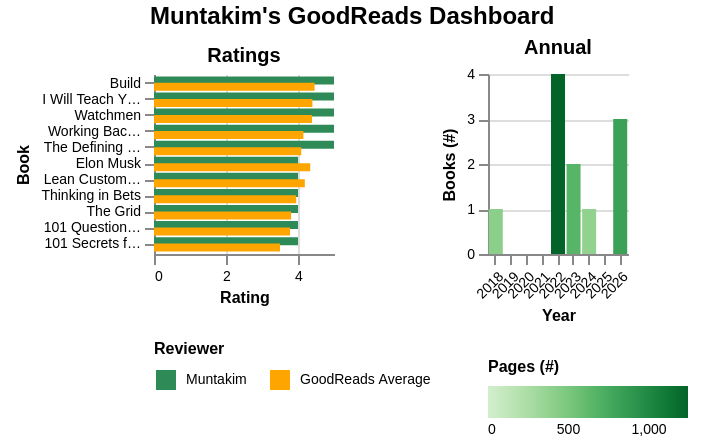

Here is the Vega-Lite specification saved for this chart:
### Vega-Lite specification from a JSON file in a GitHub repository (floating-point values rounded to 4 significant figures)
{"config": {"view": {"continuousWidth": 300, "continuousHeight": 300, "strokeOpacity": 0, "strokeWidth": 1.5}, "axis": {"labelFontSize": 7, "titleFontSize": 8}, "legend": {"labelFontSize": 7, "orient": "bottom", "titleFontSize": 8}}, "hconcat": [{"data": {"name": "data-95066abb303c752e49bde6cced498cd1"}, "mark": {"type": "bar", "size": 4}, "encoding": {"color": {"field": "Reviewer", "legend": {"symbolType": "square", "title": "Reviewer"}, "scale": {"domain": ["Muntakim", "GoodReads Average"], "range": ["seagreen", "orange"]}, "type": "nominal"}, "tooltip": [{"field": "Title", "title": "Title", "type": "nominal"}, {"field": "Authors", "title": "Author(s)", "type": "nominal"}, {"field": "Year", "title": "Year Read", "type": "quantitative"}, {"field": "Reviewer", "title": "Reviewer", "type": "nominal"}, {"field": "Rating", "title": "Rating", "type": "quantitative"}], "x": {"field": "Rating", "scale": {"domain": [0, 5]}, "title": "Rating", "type": "quantitative"}, "y": {"axis": {"labelLimit": 50}, "field": "SummarizedTitle", "sort": {"field": "Rating", "order": "descending"}, "title": "Book", "type": "nominal"}, "yOffset": {"field": "Reviewer", "type": "nominal"}}, "height": 90, "title": {"text": "Ratings", "fontSize": 10}, "width": 90}, {"data": {"name": "data-d1c43a30b2a3f3ab831e971549c16ae1"}, "mark": {"type": "bar"}, "encoding": {"color": {"field": "Pages", "legend": {"title": "Pages (#)"}, "scale": {"scheme": "greens"}, "title": "Pages (#)", "type": "quantitative"}, "tooltip": [{"field": "Year", "title": "Year", "type": "ordinal"}, {"field": "Books", "title": "Books (#)", "type": "quantitative"}, {"field": "Pages", "title": "Pages (#)", "type": "quantitative"}], "x": {"axis": {"labelAngle": -45}, "field": "Year", "title": "Year", "type": "nominal"}, "y": {"field": "Books", "title": "Books (#)", "type": "quantitative"}}, "height": 90, "title": {"text": "Annual", "fontSize": 10}, "width": 70}], "padding": {"left": 8, "right": 8, "top": 2, "bottom": 2}, "spacing": 5, "title": {"text": "Muntakim's GoodReads Dashboard", "anchor": "middle", "fontSize": 12}, "$schema": "https://vega.github.io/schema/vega-lite/v5.20.1.json", "datasets": {"data-95066abb303c752e49bde6cced498cd1": [{"SummarizedTitle": "101 Questions You Need to Ask in Your Twenties", "Title": "101 Questions You Need to Ask in Your Twenties: (And Let's Be Honest, Your Thirties Too)", "Authors": "Paul Angone", "Year": 2026, "Reviewer": "Muntakim", "Rating": 4.0}, {"SummarizedTitle": "101 Secrets for Your Twenties", "Title": "101 Secrets for Your Twenties", "Authors": "Paul Angone", "Year": 2026, "Reviewer": "Muntakim", "Rating": 4.0}, {"SummarizedTitle": "I Will Teach You to Be Rich", "Title": "I Will Teach You to Be Rich: No Guilt. No Excuses. No B.S. Just a 6-Week Program That Works.", "Authors": "Ramit Sethi", "Year": 2026, "Reviewer": "Muntakim", "Rating": 5.0}, {"SummarizedTitle": "The Grid", "Title": "The Grid: The Fraying Wires Between Americans and Our Energy Future", "Authors": "Gretchen Bakke", "Year": 2024, "Reviewer": "Muntakim", "Rating": 4.0}, {"SummarizedTitle": "Working Backwards", "Title": "Working Backwards: Insights, Stories, and Secrets from Inside Amazon", "Authors": "Colin Bryar", "Year": 2022, "Reviewer": "Muntakim", "Rating": 5.0}, {"SummarizedTitle": "Watchmen", "Title": "Watchmen", "Authors": "Alan Moore", "Year": 2018, "Reviewer": "Muntakim", "Rating": 5.0}, {"SummarizedTitle": "Elon Musk", "Title": "Elon Musk: Tesla, SpaceX, and the Quest for a Fantastic Future", "Authors": "Ashlee Vance", "Year": 2023, "Reviewer": "Muntakim", "Rating": 4.0}, {"SummarizedTitle": "Lean Customer Development", "Title": "Lean Customer Development: Building Products Your Customers Will Buy", "Authors": "Cindy Alvarez", "Year": 2022, "Reviewer": "Muntakim", "Rating": 4.0}, {"SummarizedTitle": "The Defining Decade", "Title": "The Defining Decade: Why Your Twenties Matter—And How to Make the Most of Them Now", "Authors": "Meg Jay", "Year": 2023, "Reviewer": "Muntakim", "Rating": 5.0}, {"SummarizedTitle": "Build", "Title": "Build: An Unorthodox Guide to Making Things Worth Making – An NYT Bestselling Entrepreneurship and Product Design Manual", "Authors": "Tony Fadell", "Year": 2022, "Reviewer": "Muntakim", "Rating": 5.0}, {"SummarizedTitle": "Thinking in Bets", "Title": "Thinking in Bets: Making Smarter Decisions When You Don't Have All the Facts", "Authors": "Annie Duke", "Year": 2022, "Reviewer": "Muntakim", "Rating": 4.0}, {"SummarizedTitle": "101 Questions You Need to Ask in Your Twenties", "Title": "101 Questions You Need to Ask in Your Twenties: (And Let's Be Honest, Your Thirties Too)", "Authors": "Paul Angone", "Year": 2026, "Reviewer": "GoodReads Average", "Rating": 3.78}, {"SummarizedTitle": "101 Secrets for Your Twenties", "Title": "101 Secrets for Your Twenties", "Authors": "Paul Angone", "Year": 2026, "Reviewer": "GoodReads Average", "Rating": 3.5}, {"SummarizedTitle": "I Will Teach You to Be Rich", "Title": "I Will Teach You to Be Rich: No Guilt. No Excuses. No B.S. Just a 6-Week Program That Works.", "Authors": "Ramit Sethi", "Year": 2026, "Reviewer": "GoodReads Average", "Rating": 4.4}, {"SummarizedTitle": "The Grid", "Title": "The Grid: The Fraying Wires Between Americans and Our Energy Future", "Authors": "Gretchen Bakke", "Year": 2024, "Reviewer": "GoodReads Average", "Rating": 3.81}, {"SummarizedTitle": "Working Backwards", "Title": "Working Backwards: Insights, Stories, and Secrets from Inside Amazon", "Authors": "Colin Bryar", "Year": 2022, "Reviewer": "GoodReads Average", "Rating": 4.15}, {"SummarizedTitle": "Watchmen", "Title": "Watchmen", "Authors": "Alan Moore", "Year": 2018, "Reviewer": "GoodReads Average", "Rating": 4.39}, {"SummarizedTitle": "Elon Musk", "Title": "Elon Musk: Tesla, SpaceX, and the Quest for a Fantastic Future", "Authors": "Ashlee Vance", "Year": 2023, "Reviewer": "GoodReads Average", "Rating": 4.34}, {"SummarizedTitle": "Lean Customer Development", "Title": "Lean Customer Development: Building Products Your Customers Will Buy", "Authors": "Cindy Alvarez", "Year": 2022, "Reviewer": "GoodReads Average", "Rating": 4.19}, {"SummarizedTitle": "The Defining Decade", "Title": "The Defining Decade: Why Your Twenties Matter—And How to Make the Most of Them Now", "Authors": "Meg Jay", "Year": 2023, "Reviewer": "GoodReads Average", "Rating": 4.09}, {"SummarizedTitle": "Build", "Title": "Build: An Unorthodox Guide to Making Things Worth Making – An NYT Bestselling Entrepreneurship and Product Design Manual", "Authors": "Tony Fadell", "Year": 2022, "Reviewer": "GoodReads Average", "Rating": 4.46}, {"SummarizedTitle": "Thinking in Bets", "Title": "Thinking in Bets: Making Smarter Decisions When You Don't Have All the Facts", "Authors": "Annie Duke", "Year": 2022, "Reviewer": "GoodReads Average", "Rating": 3.95}], "data-d1c43a30b2a3f3ab831e971549c16ae1": [{"Year": 2018, "Books": 1, "Pages": 416}, {"Year": 2019, "Books": 0, "Pages": 0}, {"Year": 2020, "Books": 0, "Pages": 0}, {"Year": 2021, "Books": 0, "Pages": 0}, {"Year": 2022, "Books": 4, "Pages": 1242}, {"Year": 2023, "Books": 2, "Pages": 665}, {"Year": 2024, "Books": 1, "Pages": 384}, {"Year": 2025, "Books": 0, "Pages": 0}, {"Year": 2026, "Books": 3, "Pages": 818}]}, "background": null}
